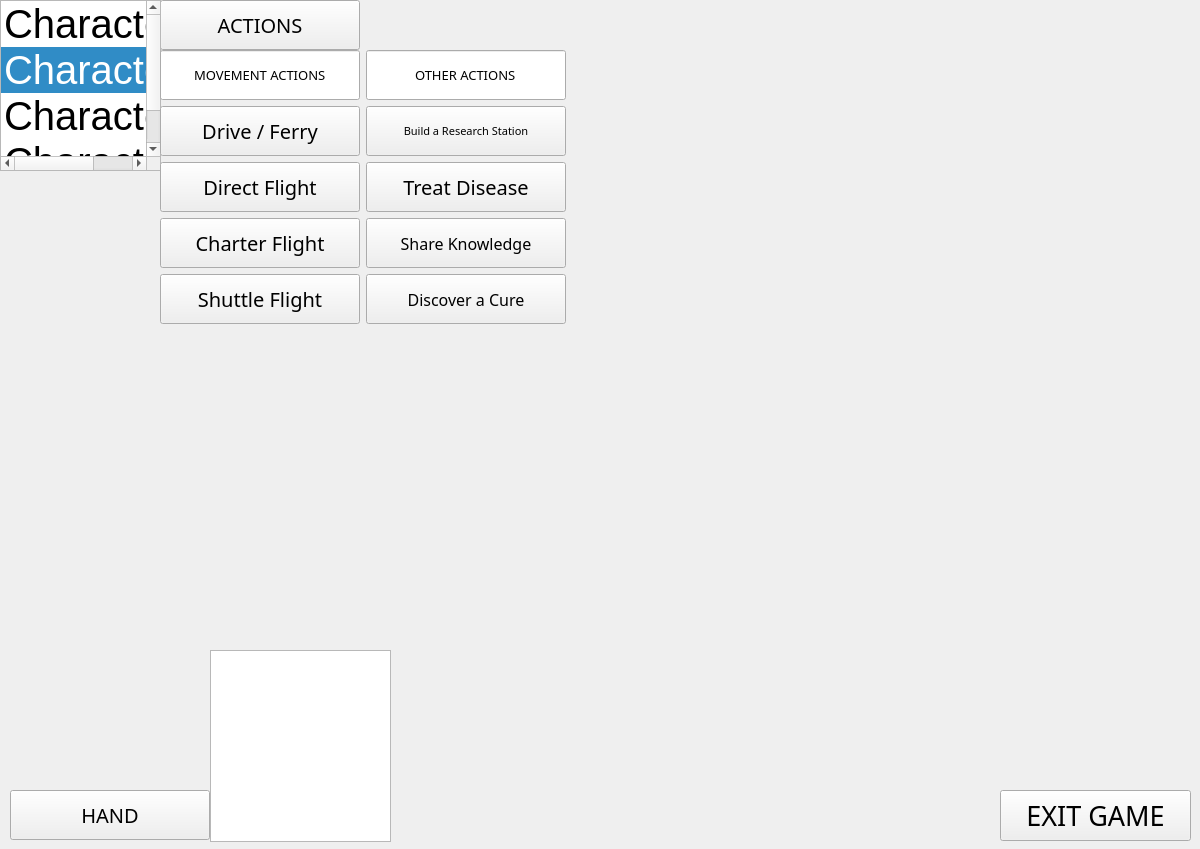
<?xml version="1.0" encoding="UTF-8"?>
<ui version="4.0">
 <class>game</class>
 <widget class="QWidget" name="game">
  <property name="geometry">
   <rect>
    <x>0</x>
    <y>0</y>
    <width>1200</width>
    <height>849</height>
   </rect>
  </property>
  <property name="font">
   <font>
    <pointsize>30</pointsize>
   </font>
  </property>
  <property name="windowTitle">
   <string>Pandemic the Game</string>
  </property>
  <property name="styleSheet">
   <string notr="true"/>
  </property>
  <widget class="QLabel" name="map">
   <property name="geometry">
    <rect>
     <x>0</x>
     <y>0</y>
     <width>1200</width>
     <height>849</height>
    </rect>
   </property>
   <property name="styleSheet">
    <string notr="true">image: url(:/img/img/map.png);</string>
   </property>
   <property name="text">
    <string/>
   </property>
  </widget>
  <widget class="QPushButton" name="exit_game">
   <property name="geometry">
    <rect>
     <x>1000</x>
     <y>790</y>
     <width>191</width>
     <height>51</height>
    </rect>
   </property>
   <property name="font">
    <font>
     <family>Bauhaus 93</family>
     <pointsize>20</pointsize>
    </font>
   </property>
   <property name="text">
    <string>EXIT GAME</string>
   </property>
  </widget>
  <widget class="QPushButton" name="show_actions">
   <property name="geometry">
    <rect>
     <x>160</x>
     <y>0</y>
     <width>200</width>
     <height>50</height>
    </rect>
   </property>
   <property name="minimumSize">
    <size>
     <width>200</width>
     <height>50</height>
    </size>
   </property>
   <property name="maximumSize">
    <size>
     <width>200</width>
     <height>50</height>
    </size>
   </property>
   <property name="font">
    <font>
     <family>Bauhaus 93</family>
     <pointsize>15</pointsize>
    </font>
   </property>
   <property name="text">
    <string>ACTIONS</string>
   </property>
  </widget>
  <widget class="QListWidget" name="characters">
   <property name="geometry">
    <rect>
     <x>0</x>
     <y>0</y>
     <width>161</width>
     <height>171</height>
    </rect>
   </property>
   <property name="currentRow">
    <number>1</number>
   </property>
   <item>
    <property name="text">
     <string>Character 1</string>
    </property>
   </item>
   <item>
    <property name="text">
     <string>Character 2</string>
    </property>
   </item>
   <item>
    <property name="text">
     <string>Character 3</string>
    </property>
   </item>
   <item>
    <property name="text">
     <string>Character 4</string>
    </property>
   </item>
  </widget>
  <widget class="QWidget" name="actions" native="true">
   <property name="geometry">
    <rect>
     <x>160</x>
     <y>50</y>
     <width>411</width>
     <height>281</height>
    </rect>
   </property>
   <property name="maximumSize">
    <size>
     <width>600</width>
     <height>600</height>
    </size>
   </property>
   <widget class="QWidget" name="formLayoutWidget">
    <property name="geometry">
     <rect>
      <x>0</x>
      <y>0</y>
      <width>406</width>
      <height>306</height>
     </rect>
    </property>
    <layout class="QFormLayout" name="formLayout">
     <item row="0" column="1">
      <widget class="QLineEdit" name="other_actions">
       <property name="maximumSize">
        <size>
         <width>200</width>
         <height>50</height>
        </size>
       </property>
       <property name="font">
        <font>
         <family>Bauhaus 93</family>
         <pointsize>10</pointsize>
        </font>
       </property>
       <property name="text">
        <string>OTHER ACTIONS</string>
       </property>
       <property name="alignment">
        <set>Qt::AlignCenter</set>
       </property>
       <property name="readOnly">
        <bool>true</bool>
       </property>
      </widget>
     </item>
     <item row="2" column="0">
      <widget class="QPushButton" name="pushButton">
       <property name="minimumSize">
        <size>
         <width>200</width>
         <height>50</height>
        </size>
       </property>
       <property name="maximumSize">
        <size>
         <width>200</width>
         <height>100</height>
        </size>
       </property>
       <property name="font">
        <font>
         <family>Bauhaus 93</family>
         <pointsize>15</pointsize>
        </font>
       </property>
       <property name="text">
        <string>Drive / Ferry</string>
       </property>
      </widget>
     </item>
     <item row="2" column="1">
      <widget class="QPushButton" name="pushButton_2">
       <property name="minimumSize">
        <size>
         <width>200</width>
         <height>50</height>
        </size>
       </property>
       <property name="maximumSize">
        <size>
         <width>100</width>
         <height>25</height>
        </size>
       </property>
       <property name="font">
        <font>
         <family>Bauhaus 93</family>
         <pointsize>8</pointsize>
        </font>
       </property>
       <property name="text">
        <string>Build a Research Station</string>
       </property>
      </widget>
     </item>
     <item row="3" column="0">
      <widget class="QPushButton" name="pushButton_3">
       <property name="minimumSize">
        <size>
         <width>200</width>
         <height>50</height>
        </size>
       </property>
       <property name="maximumSize">
        <size>
         <width>100</width>
         <height>25</height>
        </size>
       </property>
       <property name="font">
        <font>
         <family>Bauhaus 93</family>
         <pointsize>15</pointsize>
        </font>
       </property>
       <property name="text">
        <string>Direct Flight</string>
       </property>
      </widget>
     </item>
     <item row="3" column="1">
      <widget class="QPushButton" name="pushButton_4">
       <property name="minimumSize">
        <size>
         <width>200</width>
         <height>50</height>
        </size>
       </property>
       <property name="maximumSize">
        <size>
         <width>100</width>
         <height>25</height>
        </size>
       </property>
       <property name="font">
        <font>
         <family>Bauhaus 93</family>
         <pointsize>15</pointsize>
        </font>
       </property>
       <property name="text">
        <string>Treat Disease</string>
       </property>
      </widget>
     </item>
     <item row="4" column="0">
      <widget class="QPushButton" name="pushButton_5">
       <property name="minimumSize">
        <size>
         <width>200</width>
         <height>50</height>
        </size>
       </property>
       <property name="maximumSize">
        <size>
         <width>100</width>
         <height>25</height>
        </size>
       </property>
       <property name="font">
        <font>
         <family>Bauhaus 93</family>
         <pointsize>15</pointsize>
        </font>
       </property>
       <property name="text">
        <string>Charter Flight</string>
       </property>
      </widget>
     </item>
     <item row="4" column="1">
      <widget class="QPushButton" name="pushButton_6">
       <property name="minimumSize">
        <size>
         <width>200</width>
         <height>50</height>
        </size>
       </property>
       <property name="maximumSize">
        <size>
         <width>100</width>
         <height>25</height>
        </size>
       </property>
       <property name="font">
        <font>
         <family>Bauhaus 93</family>
         <pointsize>12</pointsize>
        </font>
       </property>
       <property name="text">
        <string>Share Knowledge</string>
       </property>
      </widget>
     </item>
     <item row="5" column="0">
      <widget class="QPushButton" name="pushButton_7">
       <property name="minimumSize">
        <size>
         <width>200</width>
         <height>50</height>
        </size>
       </property>
       <property name="maximumSize">
        <size>
         <width>100</width>
         <height>25</height>
        </size>
       </property>
       <property name="font">
        <font>
         <family>Bauhaus 93</family>
         <pointsize>15</pointsize>
        </font>
       </property>
       <property name="text">
        <string>Shuttle Flight</string>
       </property>
      </widget>
     </item>
     <item row="5" column="1">
      <widget class="QPushButton" name="pushButton_8">
       <property name="minimumSize">
        <size>
         <width>200</width>
         <height>50</height>
        </size>
       </property>
       <property name="maximumSize">
        <size>
         <width>100</width>
         <height>25</height>
        </size>
       </property>
       <property name="font">
        <font>
         <family>Bauhaus 93</family>
         <pointsize>12</pointsize>
        </font>
       </property>
       <property name="text">
        <string>Discover a Cure</string>
       </property>
      </widget>
     </item>
     <item row="0" column="0">
      <widget class="QLineEdit" name="movment_actions">
       <property name="enabled">
        <bool>true</bool>
       </property>
       <property name="minimumSize">
        <size>
         <width>200</width>
         <height>50</height>
        </size>
       </property>
       <property name="maximumSize">
        <size>
         <width>200</width>
         <height>50</height>
        </size>
       </property>
       <property name="font">
        <font>
         <family>Bauhaus 93</family>
         <pointsize>10</pointsize>
        </font>
       </property>
       <property name="text">
        <string>MOVEMENT ACTIONS</string>
       </property>
       <property name="echoMode">
        <enum>QLineEdit::Normal</enum>
       </property>
       <property name="alignment">
        <set>Qt::AlignCenter</set>
       </property>
       <property name="readOnly">
        <bool>true</bool>
       </property>
      </widget>
     </item>
    </layout>
   </widget>
  </widget>
  <widget class="QPushButton" name="show_hand">
   <property name="geometry">
    <rect>
     <x>10</x>
     <y>790</y>
     <width>200</width>
     <height>50</height>
    </rect>
   </property>
   <property name="font">
    <font>
     <family>Bauhaus 93</family>
     <pointsize>15</pointsize>
    </font>
   </property>
   <property name="text">
    <string>HAND</string>
   </property>
  </widget>
  <widget class="QListWidget" name="hand">
   <property name="geometry">
    <rect>
     <x>210</x>
     <y>650</y>
     <width>181</width>
     <height>192</height>
    </rect>
   </property>
  </widget>
  <widget class="QLabel" name="outbreaks">
   <property name="geometry">
    <rect>
     <x>70</x>
     <y>450</y>
     <width>51</width>
     <height>51</height>
    </rect>
   </property>
   <property name="styleSheet">
    <string notr="true">image: url(:/img/img/outbreak_marker.jpg);</string>
   </property>
   <property name="text">
    <string/>
   </property>
  </widget>
  <widget class="QLabel" name="infection_rate">
   <property name="geometry">
    <rect>
     <x>740</x>
     <y>170</y>
     <width>61</width>
     <height>41</height>
    </rect>
   </property>
   <property name="styleSheet">
    <string notr="true">image: url(:/img/img/infection_rate_marker.jpg);</string>
   </property>
   <property name="text">
    <string/>
   </property>
  </widget>
  <zorder>map</zorder>
  <zorder>exit_game</zorder>
  <zorder>show_actions</zorder>
  <zorder>characters</zorder>
  <zorder>show_hand</zorder>
  <zorder>hand</zorder>
  <zorder>outbreaks</zorder>
  <zorder>infection_rate</zorder>
  <zorder>actions</zorder>
 </widget>
 <resources/>
 <connections>
  <connection>
   <sender>exit_game</sender>
   <signal>clicked()</signal>
   <receiver>game</receiver>
   <slot>close()</slot>
   <hints>
    <hint type="sourcelabel">
     <x>1095</x>
     <y>815</y>
    </hint>
    <hint type="destinationlabel">
     <x>599</x>
     <y>424</y>
    </hint>
   </hints>
  </connection>
 </connections>
</ui>
